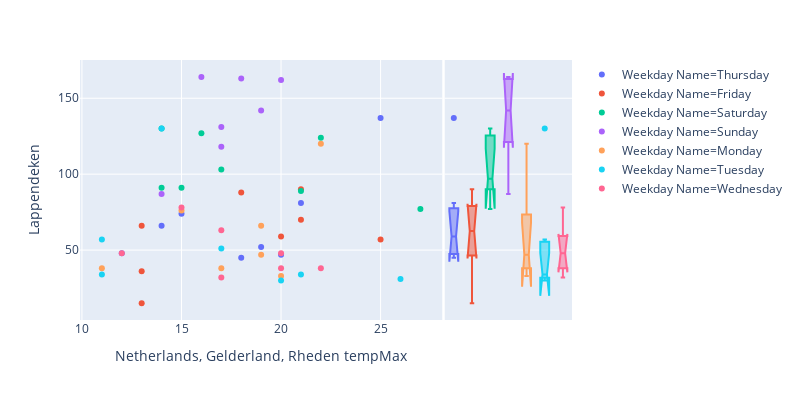

Notebook cell for this chart:
### Code cell
px.scatter(weather_visitors, x='Netherlands, Gelderland, Rheden tempMax', y='Lappendeken', marginal_y = 'box', color='Weekday Name',
                 width=800, height=400)

### Figure 1 — Plotly figure (JSON) as saved in the notebook; plotly's stock layout.template omitted (floating-point values rounded to 4 significant figures)
{"data": [{"hoverlabel": {"namelength": 0}, "hovertemplate": "Weekday Name=Thursday<br>Netherlands, Gelderland, Rheden tempMax=%{x}<br>Lappendeken=%{y}", "legendgroup": "Weekday Name=Thursday", "marker": {"color": "#636efa", "symbol": "circle"}, "mode": "markers", "name": "Weekday Name=Thursday", "showlegend": true, "type": "scatter", "x": [21, 15, 19, 12, 25, 18, 14, 20], "xaxis": "x", "y": [81, 74, 52, 48, 137, 45, 66, 47], "yaxis": "y"}, {"alignmentgroup": "True", "hoverlabel": {"namelength": 0}, "hovertemplate": "Weekday Name=Thursday<br>Lappendeken=%{y}", "legendgroup": "Weekday Name=Thursday", "marker": {"color": "#636efa", "symbol": "circle"}, "name": "Weekday Name=Thursday", "notched": true, "offsetgroup": "Weekday Name=Thursday", "showlegend": false, "type": "box", "xaxis": "x2", "y": [81, 74, 52, 48, 137, 45, 66, 47], "yaxis": "y2"}, {"hoverlabel": {"namelength": 0}, "hovertemplate": "Weekday Name=Friday<br>Netherlands, Gelderland, Rheden tempMax=%{x}<br>Lappendeken=%{y}", "legendgroup": "Weekday Name=Friday", "marker": {"color": "#EF553B", "symbol": "circle"}, "mode": "markers", "name": "Weekday Name=Friday", "showlegend": true, "type": "scatter", "x": [18, 13, 21, 13, 21, 20, 13, 25], "xaxis": "x", "y": [88, 66, 90, 36, 70, 59, 15, 57], "yaxis": "y"}, {"alignmentgroup": "True", "hoverlabel": {"namelength": 0}, "hovertemplate": "Weekday Name=Friday<br>Lappendeken=%{y}", "legendgroup": "Weekday Name=Friday", "marker": {"color": "#EF553B", "symbol": "circle"}, "name": "Weekday Name=Friday", "notched": true, "offsetgroup": "Weekday Name=Friday", "showlegend": false, "type": "box", "xaxis": "x2", "y": [88, 66, 90, 36, 70, 59, 15, 57], "yaxis": "y2"}, {"hoverlabel": {"namelength": 0}, "hovertemplate": "Weekday Name=Saturday<br>Netherlands, Gelderland, Rheden tempMax=%{x}<br>Lappendeken=%{y}", "legendgroup": "Weekday Name=Saturday", "marker": {"color": "#00cc96", "symbol": "circle"}, "mode": "markers", "name": "Weekday Name=Saturday", "showlegend": true, "type": "scatter", "x": [16, 14, 22, 14, 17, 21, 15, 27], "xaxis": "x", "y": [127, 91, 124, 130, 103, 89, 91, 77], "yaxis": "y"}, {"alignmentgroup": "True", "hoverlabel": {"namelength": 0}, "hovertemplate": "Weekday Name=Saturday<br>Lappendeken=%{y}", "legendgroup": "Weekday Name=Saturday", "marker": {"color": "#00cc96", "symbol": "circle"}, "name": "Weekday Name=Saturday", "notched": true, "offsetgroup": "Weekday Name=Saturday", "showlegend": false, "type": "box", "xaxis": "x2", "y": [127, 91, 124, 130, 103, 89, 91, 77], "yaxis": "y2"}, {"hoverlabel": {"namelength": 0}, "hovertemplate": "Weekday Name=Sunday<br>Netherlands, Gelderland, Rheden tempMax=%{x}<br>Lappendeken=%{y}", "legendgroup": "Weekday Name=Sunday", "marker": {"color": "#ab63fa", "symbol": "circle"}, "mode": "markers", "name": "Weekday Name=Sunday", "showlegend": true, "type": "scatter", "x": [17, 16, 17, 20, 14, 19, 18], "xaxis": "x", "y": [131, 164, 118, 162, 87, 142, 163], "yaxis": "y"}, {"alignmentgroup": "True", "hoverlabel": {"namelength": 0}, "hovertemplate": "Weekday Name=Sunday<br>Lappendeken=%{y}", "legendgroup": "Weekday Name=Sunday", "marker": {"color": "#ab63fa", "symbol": "circle"}, "name": "Weekday Name=Sunday", "notched": true, "offsetgroup": "Weekday Name=Sunday", "showlegend": false, "type": "box", "xaxis": "x2", "y": [131, 164, 118, 162, 87, 142, 163], "yaxis": "y2"}, {"hoverlabel": {"namelength": 0}, "hovertemplate": "Weekday Name=Monday<br>Netherlands, Gelderland, Rheden tempMax=%{x}<br>Lappendeken=%{y}", "legendgroup": "Weekday Name=Monday", "marker": {"color": "#FFA15A", "symbol": "circle"}, "mode": "markers", "name": "Weekday Name=Monday", "showlegend": true, "type": "scatter", "x": [19, 15, 11, 20, 19, 22, 17], "xaxis": "x", "y": [66, 76, 38, 33, 47, 120, 38], "yaxis": "y"}, {"alignmentgroup": "True", "hoverlabel": {"namelength": 0}, "hovertemplate": "Weekday Name=Monday<br>Lappendeken=%{y}", "legendgroup": "Weekday Name=Monday", "marker": {"color": "#FFA15A", "symbol": "circle"}, "name": "Weekday Name=Monday", "notched": true, "offsetgroup": "Weekday Name=Monday", "showlegend": false, "type": "box", "xaxis": "x2", "y": [66, 76, 38, 33, 47, 120, 38], "yaxis": "y2"}, {"hoverlabel": {"namelength": 0}, "hovertemplate": "Weekday Name=Tuesday<br>Netherlands, Gelderland, Rheden tempMax=%{x}<br>Lappendeken=%{y}", "legendgroup": "Weekday Name=Tuesday", "marker": {"color": "#19d3f3", "symbol": "circle"}, "mode": "markers", "name": "Weekday Name=Tuesday", "showlegend": true, "type": "scatter", "x": [11, 14, 11, 20, 21, 26, 17], "xaxis": "x", "y": [34, 130, 57, 30, 34, 31, 51], "yaxis": "y"}, {"alignmentgroup": "True", "hoverlabel": {"namelength": 0}, "hovertemplate": "Weekday Name=Tuesday<br>Lappendeken=%{y}", "legendgroup": "Weekday Name=Tuesday", "marker": {"color": "#19d3f3", "symbol": "circle"}, "name": "Weekday Name=Tuesday", "notched": true, "offsetgroup": "Weekday Name=Tuesday", "showlegend": false, "type": "box", "xaxis": "x2", "y": [34, 130, 57, 30, 34, 31, 51], "yaxis": "y2"}, {"hoverlabel": {"namelength": 0}, "hovertemplate": "Weekday Name=Wednesday<br>Netherlands, Gelderland, Rheden tempMax=%{x}<br>Lappendeken=%{y}", "legendgroup": "Weekday Name=Wednesday", "marker": {"color": "#FF6692", "symbol": "circle"}, "mode": "markers", "name": "Weekday Name=Wednesday", "showlegend": true, "type": "scatter", "x": [15, 17, 12, 20, 20, 22, 17], "xaxis": "x", "y": [78, 63, 48, 38, 48, 38, 32], "yaxis": "y"}, {"alignmentgroup": "True", "hoverlabel": {"namelength": 0}, "hovertemplate": "Weekday Name=Wednesday<br>Lappendeken=%{y}", "legendgroup": "Weekday Name=Wednesday", "marker": {"color": "#FF6692", "symbol": "circle"}, "name": "Weekday Name=Wednesday", "notched": true, "offsetgroup": "Weekday Name=Wednesday", "showlegend": false, "type": "box", "xaxis": "x2", "y": [78, 63, 48, 38, 48, 38, 32], "yaxis": "y2"}], "layout": {"height": 400, "legend": {"tracegroupgap": 0}, "margin": {"t": 60}, "width": 800, "xaxis": {"anchor": "y", "domain": [0, 0.7363], "title": {"text": "Netherlands, Gelderland, Rheden tempMax"}}, "xaxis2": {"anchor": "y2", "domain": [0.7413, 1], "matches": "x2", "showgrid": false, "showline": false, "showticklabels": false, "ticks": ""}, "yaxis": {"anchor": "x", "domain": [0, 1], "title": {"text": "Lappendeken"}}, "yaxis2": {"anchor": "x2", "domain": [0, 1], "matches": "y", "showgrid": true, "showticklabels": false}}}
